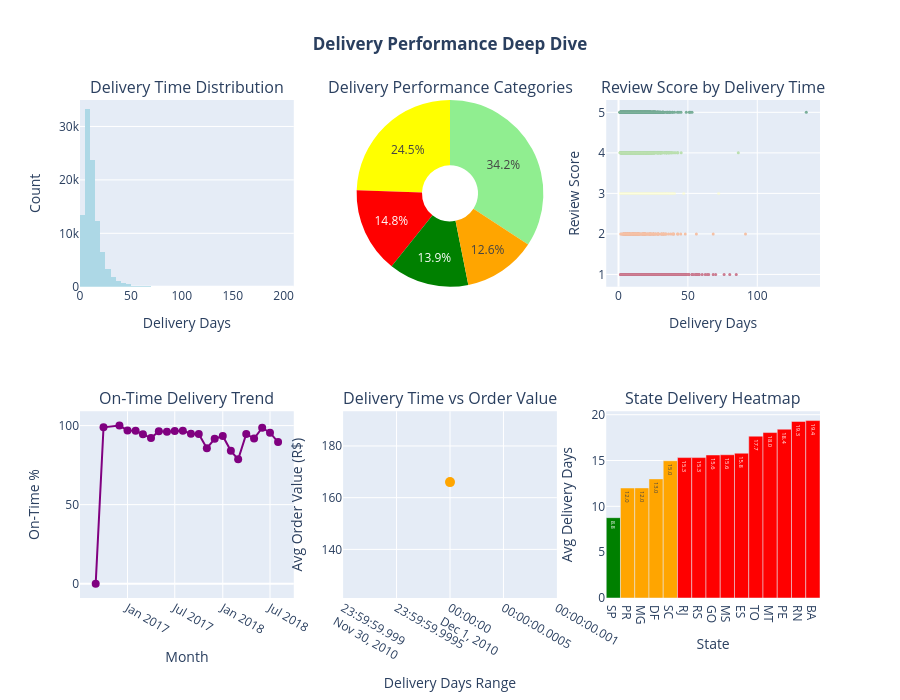

The code cell stored with this chart in its notebook:
### Markdown cell above
## 9. Delivery Performance Analysis

Delivery is crucial for customer satisfaction in e-commerce. Let's analyze delivery performance patterns and identify improvement opportunities.

### Code cell
delivery_analysis = completed_orders.copy()
delivery_analysis = delivery_analysis[delivery_analysis['delivery_time_days'].notna()]

def categorize_delivery(days):
    if pd.isna(days):
        return 'Unknown'
    elif days <= 5:
        return 'Excellent (≤5 days)'
    elif days <= 10:
        return 'Good (6-10 days)'
    elif days <= 15:
        return 'Average (11-15 days)'
    elif days <= 20:
        return 'Poor (16-20 days)'
    else:
        return 'Very Poor (>20 days)'

delivery_analysis['delivery_category'] = delivery_analysis['delivery_time_days'].apply(categorize_delivery)

delivery_analysis['on_time'] = delivery_analysis['estimated_vs_actual'] <= 0
on_time_rate = delivery_analysis['on_time'].mean() * 100

delivery_cat_analysis = delivery_analysis.groupby('delivery_category').agg({
    'order_id': 'count',
    'review_score': 'mean',
    'total_payment': 'mean'
}).rename(columns={
    'order_id': 'orders',
    'review_score': 'avg_review',
    'total_payment': 'avg_order_value'
}).round(2)

cat_order = ['Excellent (≤5 days)', 'Good (6-10 days)', 'Average (11-15 days)', 
             'Poor (16-20 days)', 'Very Poor (>20 days)']
delivery_cat_analysis = delivery_cat_analysis.reindex([c for c in cat_order if c in delivery_cat_analysis.index])

fig = make_subplots(
    rows=2, cols=3,
    subplot_titles=('Delivery Time Distribution', 'Delivery Performance Categories', 
                   'Review Score by Delivery Time', 'On-Time Delivery Trend',
                   'Delivery Time vs Order Value', 'State Delivery Heatmap'),
    specs=[[{'type': 'histogram'}, {'type': 'pie'}, {'type': 'scatter'}],
           [{'type': 'scatter'}, {'type': 'scatter'}, {'type': 'bar'}]]
)

fig.add_trace(
    go.Histogram(x=delivery_analysis['delivery_time_days'],
                nbinsx=50,
                marker_color='lightblue',
                name='Delivery Days'),
    row=1, col=1
)

fig.add_trace(
    go.Pie(labels=delivery_cat_analysis.index,
           values=delivery_cat_analysis['orders'],
           hole=0.3,
           marker_colors=['green', 'lightgreen', 'yellow', 'orange', 'red']),
    row=1, col=2
)

sample_delivery = delivery_analysis.sample(min(5000, len(delivery_analysis)))
fig.add_trace(
    go.Scatter(x=sample_delivery['delivery_time_days'],
              y=sample_delivery['review_score'],
              mode='markers',
              marker=dict(size=3, color=sample_delivery['review_score'], 
                         colorscale='RdYlGn', showscale=False),
              opacity=0.5),
    row=1, col=3
)

monthly_ontime = delivery_analysis.groupby(delivery_analysis['order_purchase_timestamp'].dt.to_period('M'))['on_time'].mean() * 100
monthly_ontime.index = monthly_ontime.index.to_timestamp()

fig.add_trace(
    go.Scatter(x=monthly_ontime.index,
              y=monthly_ontime.values,
              mode='lines+markers',
              line=dict(color='purple', width=2),
              marker=dict(size=8)),
    row=2, col=1
)

delivery_value_bins = pd.qcut(delivery_analysis['delivery_time_days'], q=10)
delivery_value_analysis = delivery_analysis.groupby(delivery_value_bins)['total_payment'].mean()

fig.add_trace(
    go.Scatter(x=[f'{interval.left:.0f}-{interval.right:.0f}' for interval in delivery_value_analysis.index],
              y=delivery_value_analysis.values,
              mode='lines+markers',
              line=dict(color='orange', width=3),
              marker=dict(size=10)),
    row=2, col=2
)

state_delivery_perf = delivery_analysis.groupby('customer_state')['delivery_time_days'].mean().sort_values().head(15)
colors = ['green' if x < 10 else 'orange' if x < 15 else 'red' for x in state_delivery_perf.values]

fig.add_trace(
    go.Bar(x=state_delivery_perf.index,
           y=state_delivery_perf.values,
           marker_color=colors,
           text=[f'{val:.1f}' for val in state_delivery_perf.values],
           textposition='auto'),
    row=2, col=3
)

fig.update_xaxes(title_text="Delivery Days", row=1, col=1)
fig.update_xaxes(title_text="Delivery Days", row=1, col=3)
fig.update_yaxes(title_text="Count", row=1, col=1)
fig.update_yaxes(title_text="Review Score", row=1, col=3)
fig.update_xaxes(title_text="Month", row=2, col=1)
fig.update_yaxes(title_text="On-Time %", row=2, col=1)
fig.update_xaxes(title_text="Delivery Days Range", row=2, col=2)
fig.update_yaxes(title_text="Avg Order Value (R$)", row=2, col=2)
fig.update_xaxes(title_text="State", row=2, col=3)
fig.update_yaxes(title_text="Avg Delivery Days", row=2, col=3)

fig.update_layout(
    height=700,
    title_text="<b>Delivery Performance Deep Dive</b>",
    title_x=0.5,
    showlegend=False
)

fig.show()

print(delivery_cat_analysis.to_string())
print(f"On-time delivery rate: {on_time_rate:.1f}%")
print(f"Average delivery time: {delivery_analysis['delivery_time_days'].mean():.1f} days")
print(f"Median delivery time: {delivery_analysis['delivery_time_days'].median():.1f} days")
print(f"Delivery impact on reviews: {delivery_analysis[delivery_analysis['delivery_time_days'] <= 5]['review_score'].mean():.2f} (≤5 days) vs {delivery_analysis[delivery_analysis['delivery_time_days'] > 15]['review_score'].mean():.2f} (>15 days)")

delivery_review_corr = delivery_analysis[['delivery_time_days', 'review_score']].corr().iloc[0, 1]
print(f"Delivery-Review correlation: {delivery_review_corr:.3f}")

### Figure 1 — Plotly figure (JSON) as saved in the notebook; plotly's stock layout.template omitted (floating-point values rounded to 4 significant figures; data arrays with more than 128 entries replaced by an {"elided": "..."} marker saying what was removed)
{"data": [{"marker": {"color": "lightblue"}, "name": "Delivery Days", "nbinsx": 50, "type": "histogram", "x": {"elided": "96999 float values"}, "xaxis": "x", "yaxis": "y"}, {"domain": {"x": [0.3556, 0.6444], "y": [0.625, 1]}, "hole": 0.3, "labels": ["Excellent (≤5 days)", "Good (6-10 days)", "Average (11-15 days)", "Poor (16-20 days)", "Very Poor (>20 days)"], "marker": {"colors": ["green", "lightgreen", "yellow", "orange", "red"]}, "type": "pie", "values": [13483, 33206, 23753, 12238, 14319]}, {"marker": {"color": {"elided": "5000 float values"}, "colorscale": [[0, "rgb(165,0,38)"], [0.1, "rgb(215,48,39)"], [0.2, "rgb(244,109,67)"], [0.3, "rgb(253,174,97)"], [0.4, "rgb(254,224,139)"], [0.5, "rgb(255,255,191)"], [0.6, "rgb(217,239,139)"], [0.7, "rgb(166,217,106)"], [0.8, "rgb(102,189,99)"], [0.9, "rgb(26,152,80)"], [1, "rgb(0,104,55)"]], "showscale": false, "size": 3}, "mode": "markers", "opacity": 0.5, "type": "scatter", "x": {"elided": "5000 float values"}, "xaxis": "x2", "y": {"elided": "5000 float values"}, "yaxis": "y2"}, {"line": {"color": "purple", "width": 2}, "marker": {"size": 8}, "mode": "lines+markers", "type": "scatter", "x": ["2016-09-01T00:00:00.000000000", "2016-10-01T00:00:00.000000000", "2016-12-01T00:00:00.000000000", "2017-01-01T00:00:00.000000000", "2017-02-01T00:00:00.000000000", "2017-03-01T00:00:00.000000000", "2017-04-01T00:00:00.000000000", "2017-05-01T00:00:00.000000000", "2017-06-01T00:00:00.000000000", "2017-07-01T00:00:00.000000000", "2017-08-01T00:00:00.000000000", "2017-09-01T00:00:00.000000000", "2017-10-01T00:00:00.000000000", "2017-11-01T00:00:00.000000000", "2017-12-01T00:00:00.000000000", "2018-01-01T00:00:00.000000000", "2018-02-01T00:00:00.000000000", "2018-03-01T00:00:00.000000000", "2018-04-01T00:00:00.000000000", "2018-05-01T00:00:00.000000000", "2018-06-01T00:00:00.000000000", "2018-07-01T00:00:00.000000000", "2018-08-01T00:00:00.000000000"], "xaxis": "x3", "y": [0.0, 98.88, 100.0, 96.96, 96.81, 94.46, 92.12, 96.43, 96.15, 96.52, 96.67, 94.83, 94.74, 85.71, 91.62, 93.44, 84.02, 78.65, 94.68, 91.77, 98.64, 95.53, 89.6], "yaxis": "y3"}, {"line": {"color": "orange", "width": 3}, "marker": {"size": 10}, "mode": "lines+markers", "type": "scatter", "x": ["1-4", "4-6", "6-7", "7-9", "9-10", "10-12", "12-14", "14-17", "17-23", "23-210"], "xaxis": "x4", "y": [127.2, 137.5, 151.1, 153.5, 158.9, 166.0, 166.1, 169.8, 179.4, 187.4], "yaxis": "y4"}, {"marker": {"color": ["green", "orange", "orange", "orange", "orange", "red", "red", "red", "red", "red", "red", "red", "red", "red", "red"]}, "text": ["8.8", "12.0", "12.0", "13.0", "15.0", "15.3", "15.3", "15.6", "15.6", "15.8", "17.7", "18.0", "18.4", "19.3", "19.4"], "textposition": "auto", "type": "bar", "x": ["SP", "PR", "MG", "DF", "SC", "RJ", "RS", "GO", "MS", "ES", "TO", "MT", "PE", "RN", "BA"], "xaxis": "x5", "y": [8.765, 12.0, 12.01, 13.0, 14.98, 15.32, 15.32, 15.6, 15.63, 15.8, 17.66, 18.05, 18.42, 19.26, 19.36], "yaxis": "y5"}], "layout": {"annotations": [{"font": {"size": 16}, "showarrow": false, "text": "Delivery Time Distribution", "x": 0.1444, "xanchor": "center", "xref": "paper", "y": 1, "yanchor": "bottom", "yref": "paper"}, {"font": {"size": 16}, "showarrow": false, "text": "Delivery Performance Categories", "x": 0.5, "xanchor": "center", "xref": "paper", "y": 1, "yanchor": "bottom", "yref": "paper"}, {"font": {"size": 16}, "showarrow": false, "text": "Review Score by Delivery Time", "x": 0.8556, "xanchor": "center", "xref": "paper", "y": 1, "yanchor": "bottom", "yref": "paper"}, {"font": {"size": 16}, "showarrow": false, "text": "On-Time Delivery Trend", "x": 0.1444, "xanchor": "center", "xref": "paper", "y": 0.375, "yanchor": "bottom", "yref": "paper"}, {"font": {"size": 16}, "showarrow": false, "text": "Delivery Time vs Order Value", "x": 0.5, "xanchor": "center", "xref": "paper", "y": 0.375, "yanchor": "bottom", "yref": "paper"}, {"font": {"size": 16}, "showarrow": false, "text": "State Delivery Heatmap", "x": 0.8556, "xanchor": "center", "xref": "paper", "y": 0.375, "yanchor": "bottom", "yref": "paper"}], "height": 700, "showlegend": false, "title": {"text": "<b>Delivery Performance Deep Dive</b>", "x": 0.5}, "xaxis": {"anchor": "y", "domain": [0, 0.2889], "title": {"text": "Delivery Days"}}, "xaxis2": {"anchor": "y2", "domain": [0.7111, 1], "title": {"text": "Delivery Days"}}, "xaxis3": {"anchor": "y3", "domain": [0, 0.2889], "title": {"text": "Month"}}, "xaxis4": {"anchor": "y4", "domain": [0.3556, 0.6444], "title": {"text": "Delivery Days Range"}}, "xaxis5": {"anchor": "y5", "domain": [0.7111, 1], "title": {"text": "State"}}, "yaxis": {"anchor": "x", "domain": [0.625, 1], "title": {"text": "Count"}}, "yaxis2": {"anchor": "x2", "domain": [0.625, 1], "title": {"text": "Review Score"}}, "yaxis3": {"anchor": "x3", "domain": [0, 0.375], "title": {"text": "On-Time %"}}, "yaxis4": {"anchor": "x4", "domain": [0, 0.375], "title": {"text": "Avg Order Value (R$)"}}, "yaxis5": {"anchor": "x5", "domain": [0, 0.375], "title": {"text": "Avg Delivery Days"}}}}
